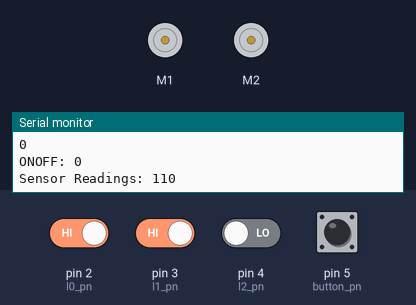
The sketch below on a simulated Arduino Uno, built with avr-gcc and run on an emulated ATmega328P. Parts: 2 × DC motor (green arrow = forward, orange = backward, longer = faster), the last lines printed to the serial monitor. Inputs (shaded band) come from the test bench; at power-on: pin 2 (l0_pn), pin 3 (l1_pn) HIGH, pin 4 (l2_pn), pin 5 (button_pn) LOW.

Above: at 1.2 s.
1.3 s: pin 5 (button_pn) pulled HIGH for 0.15 s
At 2.7 s:
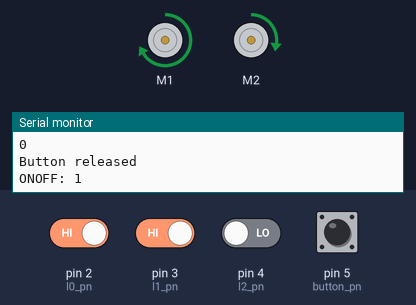
4.4 s: pin 2 (l0_pn) driven LOW
At 4.8 s:
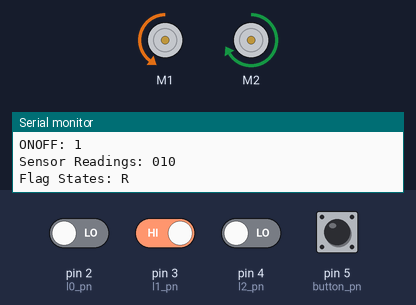
5.9 s: pin 3 (l1_pn) driven LOW
At 6.5 s:
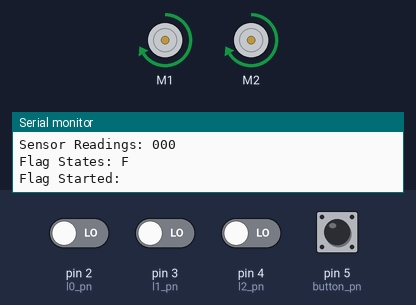
8.9 s: pin 2 (l0_pn) driven HIGH
At 9.7 s:
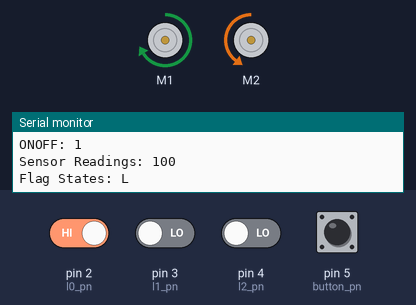
10.4 s: pin 5 (button_pn) pulled HIGH for 1 s
At 12.6 s:
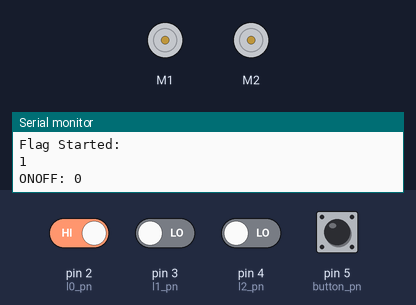
14.4 s: pin 5 (button_pn) pulled HIGH for 0.15 s
At 15.5 s:
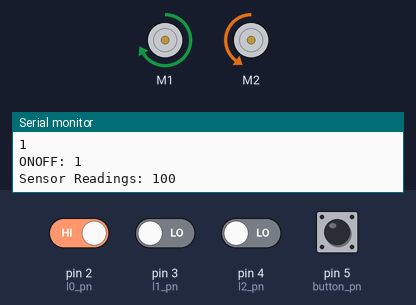
Timing chart, 0 to 17.4 s (numbered marks = the images above; inputs shaded):
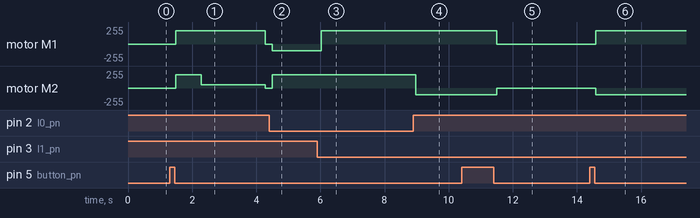

The sketch:

post_1st_comp.ino
```cpp
#include <Wire.h>
#include <Adafruit_MotorShield.h>
#include "utility/Adafruit_MS_PWMServoDriver.h"
//#include "functions.h"

/* setup the motor and create the DC motor object*/
Adafruit_MotorShield AFMS = Adafruit_MotorShield(); // Create the Adafruit_MotorShield object
Adafruit_DCMotor *Rwheel = AFMS.getMotor(1);        // RIHGT
Adafruit_DCMotor *Lwheel = AFMS.getMotor(2);        // LEFT

/*defining pins and variables*/

#define button_pn 5 // switch
#define l0_pn 2      // left
#define l1_pn 3      // right
#define l2_pn 4      // far right
const int ledG_pn=8;
const int ledR_pn=9;
const int ledA_pn=10; // check the connections


// Variables will change:
bool flag_started = false;
bool flag_onoff = false;
char flag_nav = 'P';
int l0, l1, l2;

int motor_speed = 200;
int duration_steer = 2000;

// button variable
byte lastButtonState = LOW;
unsigned long debounceDuration = 50; // millis
unsigned long lastTimeButtonStateChanged = 0;


//ledA_flash variables
int ledAState = LOW;  // ledState used to set the LED
unsigned long previousMillis = 0;  // will store last time LED was updated
const long interval = 250;  // 2hz --> 0.5 second interval at which to blink (milliseconds)

void setup()
{
    pinMode(button_pn, INPUT);
    pinMode(l0_pn, INPUT); // light sensor on the left
    pinMode(l1_pn, INPUT); // light sensor on the right
    pinMode(l2_pn, INPUT); // light sensor on the far right
    Serial.begin(9600);
    AFMS.begin(); // Connect to the controller
}

void loop()
{
    // read and store light sensor values

    ledA_flash(); //too dim!!!!

    l0 = digitalRead(l0_pn);
    l1 = digitalRead(l1_pn);
    l2 = digitalRead(l2_pn);

    // print values of the light sensors to the serial monitor
    Serial.print("Sensor Readings: ");
    Serial.print(l0);
    Serial.print(l1);
    Serial.println(l2);

    Serial.print("Flag States: ");
    Serial.println(flag_nav);
    Serial.println("Flag Started: ");
    Serial.println(flag_started);

    // button debounce
    if (millis() - lastTimeButtonStateChanged > debounceDuration)
    {
        byte buttonState = digitalRead(button_pn);
        if (buttonState != lastButtonState)
        {
            lastTimeButtonStateChanged = millis();
            lastButtonState = buttonState;
            if (buttonState == LOW)
            {
                // do an action, for example print on Serial
                Serial.println("Button released");
                flag_onoff = !flag_onoff;
            }
        }
    }
    Serial.print("ONOFF: ");
    Serial.println(flag_onoff);

    if (flag_onoff == false && flag_nav != 'P')
    {
        stop_move();
    }

    else if (flag_onoff == true && flag_started == false)
    {
        start_route();

    }
    else if (flag_onoff == true && flag_started == true)
    {
        line_follow();
    }
}

/***********************************************************************/
// define functions of start_route
void start_route()
{
    if (l0 == LOW && l1 == LOW && l2 == LOW && flag_nav != 'F')
    {
        move_forward();
    }
    else if ((l0 == HIGH && l1 == HIGH) || l2 == HIGH)
    {
        move_forward();
        delay(800);
        turn_90left();
        flag_started = true; // exit start_route
    }
}


void line_follow() {
if (l2 == HIGH && flag_nav != 'F')
  {
    //ignore junctions, just go forward;
    move_forward();
  }

  // if no junctions are detected
  else if (l2 == LOW)
  {
    // neither l0 or l1 detects the line
    if ((l0 == LOW && l1 == LOW) && flag_nav != 'F')
    {
      // forward
      move_forward();
      Serial.println("MOVE FORWARD!");
    }

    // l0 detects the line
    else if ((l0 == HIGH && l1 == LOW) && flag_nav != 'L')
    {
      // adjust left slightly
      adjust_left();
    }

    // l1 detects the line
    else if ((l0 == LOW && l1 == HIGH) && flag_nav != 'R')
    {
      // adjust right slightly
      adjust_right();
    }

    // l0 and l1 both detect the line
    else if ((l0 == HIGH && l1 == HIGH) && flag_nav != 'P')
    {
      // forward
      stop_move();
    }
  }
}


// functions
void move_forward()
{
    flag_nav = 'F';
    Rwheel->run(FORWARD);
    Rwheel->setSpeed(motor_speed);
    Lwheel->run(FORWARD);
    Lwheel->setSpeed(motor_speed);
}

void adjust_left()
{
    flag_nav = 'L';
    Rwheel->run(FORWARD);
    Rwheel->setSpeed(motor_speed);
    Lwheel->run(BACKWARD);
    Lwheel->setSpeed(100);
}

void adjust_right()
{
    flag_nav = 'R';
    Rwheel->run(BACKWARD);
    Rwheel->setSpeed(100);
    Lwheel->run(FORWARD);
    Lwheel->setSpeed(motor_speed);
}

void stop_move()
{
    flag_nav = 'P';
    Rwheel->run(RELEASE);
    Rwheel->setSpeed(0);
    Lwheel->run(RELEASE);
    Lwheel->setSpeed(0);
}

void turn_90left()
{
    Rwheel->run(FORWARD);
    Rwheel->setSpeed(motor_speed);
    Lwheel->run(FORWARD);
    Lwheel->setSpeed(50);
    delay(duration_steer);
}


// amber LED flashes at 2Hz while robot is running
void ledA_flash()
{
  // check to see if it's time to blink the LED; that is, if the difference
  // between the current time and last time you blinked the LED is bigger than
  // the interval at which you want to blink the LED.
  unsigned long currentMillis = millis();
  if (currentMillis - previousMillis >= interval)
  {
    // save the last time you blinked the LED
    previousMillis = currentMillis;
    // toggle LED
    if (ledAState == LOW)
    {
      ledAState = HIGH;
    }
    else
    {
      ledAState = LOW;
    }
    // set the LED with the ledState of the variable:
    digitalWrite(ledA_pn, ledAState);
  }
}
```

Measured:
- after the input at 1.3 s, motor M1: stopped → forward 200/255 after 0.18 s, → stopped 2.8 s later; motor M2: stopped → forward 200/255 after 0.18 s, → forward 50/255 0.80 s later, → stopped 2.0 s later
- after the input at 4.4 s, motor M1: stopped → backward 100/255 after 0.10 s; motor M2: stopped → forward 200/255 after 0.10 s
- after the input at 5.9 s, motor M1: backward 100/255 → forward 200/255 after 0.13 s
- after the input at 8.9 s, motor M2: forward 200/255 → backward 100/255 after 0.07 s
- after the input at 10.4 s, motor M1: forward 200/255 → stopped after 1.1 s; motor M2: backward 100/255 → stopped after 1.1 s
- after the input at 14.4 s, motor M1: stopped → forward 200/255 after 0.18 s; motor M2: stopped → backward 100/255 after 0.18 s
